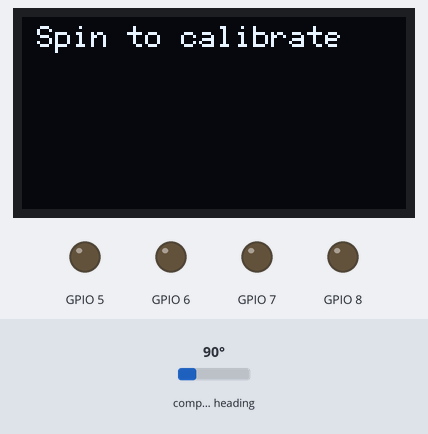
A program run on a simulated ESP32-C3. On the bench: 128×64 one-colour display, output pins drawn as LEDs (lit = HIGH). The inputs (shaded band) are chosen by the test bench; at power-on: compass heading 90°. WiFi joins after 1.5 s; servers stay silent unless stated; EEPROM starts erased; what the program prints to the serial monitor is not drawn.

Above: at 1.6 s.
At 3.7 s:
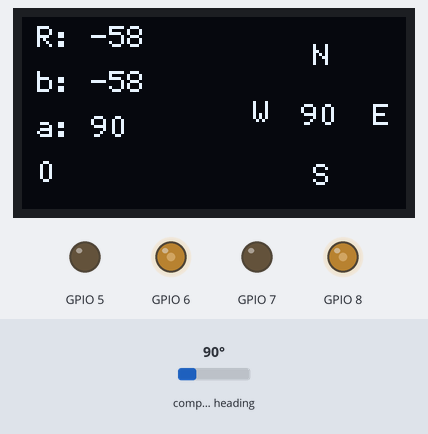
3.8 s: compass heading set to 87°
At 4.7 s:
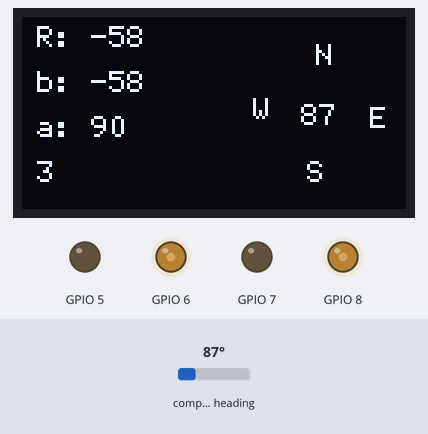
5.5 s: compass heading set to 79°
At 6.4 s:
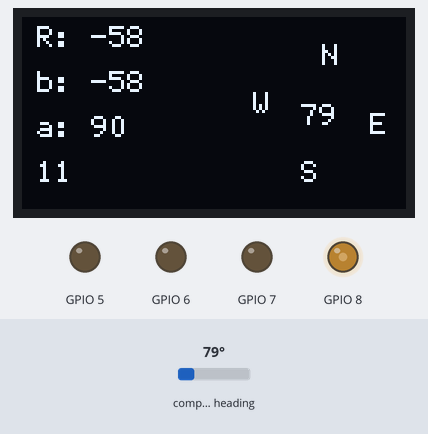
7.1 s: compass heading set to 180°
At 7.9 s:
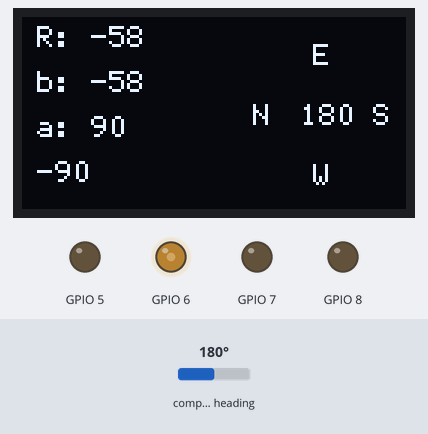
Timing chart, 0 to 10.1 s (numbered marks = the images above; inputs shaded):
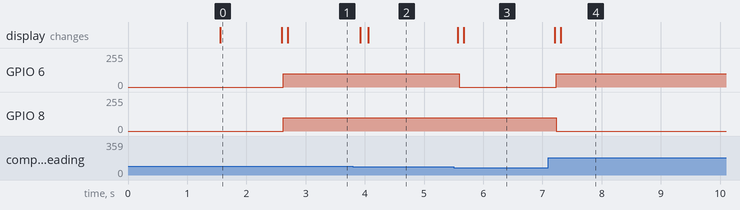

The program:

main.cpp
```cpp
#include <Arduino.h>
#include "display.h"
#include "Compass.h"
#include "Motor_control.h"
#include "detect_rssi.h"

Compass compass;
oled_display oled;
motor_driver xe;
detect_rssi rssi;
int target = 0;
int current_heading;
int best_rssi = -999;
int current_rssi;
int driff;
void setup()
{
    Serial.begin(115200);

    PinManager::init_i2c();
    oled.begin();
    xe.begin();
    rssi.begin();
    oled.notice();
    delay(1000);
    compass.begin();

    xe.stop();

}

void loop()
{

current_heading = compass.get_heading();
current_rssi = rssi.get_rssi();


oled.print(current_heading,current_rssi,best_rssi,target,driff);


if(current_rssi > best_rssi)
{
best_rssi = current_rssi;
target = current_heading;
if(best_rssi == 0)
{ best_rssi = -999;}

}
driff = (target - current_heading+540)%360-180;
Serial.print("driff: ");
Serial.println(driff);


if(driff > 5)
{
    xe.turn_right(100);
}

else if(driff< -5)
{
    xe.turn_left(100);
}
else
{
    xe.move_forward(100);
}


delay(50);


}
```

Compass.h
```cpp
//compass.h
#ifndef COMPASS_H
#define COMPASS_H

#include <Arduino.h>
#include <QMC5883LCompass.h>
#include <Preferences.h>
#include "pin_manager.h"


class Compass
{
private:
    QMC5883LCompass qmc5883l;
    Preferences memory;


public:
    float off_x, off_y, off_z;
    float scale_x, scale_y, scale_z;

    Compass();
    void begin();
    void start_calibrate();
    void save_data();
    void load_data();
    void check_calibrate();
    int get_heading();
    const char *store = "MyCompass_data"; // namespace Flash
    const char *key_used = "useCount";
    const char *key_flag = "calibrated";
};

#endif
```

Motor_control.h
```cpp
#ifndef MOTOR_DRIVER_H
#define MOTOR_DRIVER_H

#include <Arduino.h>
#include "pin_manager.h"

class motor_driver
{
    public:
        motor_driver();
        void begin();
        void move_forward(int speed);
        void move_backward(int speed);
        void turn_left(int speed);
        void turn_right(int speed);
        void stop();

};
#endif
```

detect_rssi.h
```cpp
//detect_rssi.h
#ifndef DETECT_RSSI_H
#define DETECT_RSSI_H
#include <Arduino.h>
#include <WiFi.h>
#include "kalman_filter.h"


class detect_rssi
{
    private:
    const char* ssid;
    const char* password;
    KalmanFilter rssi_filter;

    public:
    detect_rssi();
    void begin();
    long get_rssi();
    void stop();
};

#endif
```

display.h
```cpp
//display.h
#ifndef DISPLAY_H
#define DISPLAY_H

#include <U8g2lib.h>
#include <Arduino.h>
#include "pin_manager.h"

class oled_display {
private:
    U8G2_SSD1306_128X64_NONAME_F_HW_I2C u8g2;


public:
    oled_display();
    void begin();
    void clear();
    void draw_compass(int heading);

    void show_rssi(int rssi);
    void show_best_rssi(int best_rssi);
    void show_best_heading(int best_heading);
    void direction(int driff);
    void notice();
    void print(int heading, int rssi,int best_rssi, int best_heading,int driff);


};
#endif
```

kalman_filter.h
```cpp
#ifndef KALMAN_FILTER_H
#define KALMAN_FILTER_H

class KalmanFilter
{
private:
    float x; // estimate
    float p; // error estimate
    float r; // error measure
    float k; // kalman gain
    float a; //Hệ số làm mượt độ nhiễu cảm biến

public:
    KalmanFilter(float init_estimate = 0.0, float init_error_estimate = 1.0, float error_measure = 1.0, float alpha = 0.9);
    float update(float measurement);
    float getEstimate() const;
    float getErrorMeasure() const;
};

#endif
```

pin_manager.h
```cpp
#ifndef PIN_MANAGER_H
#define PIN_MANAGER_H
#include<Wire.h>
#include <HardwareSerial.h>

//  Cấu hình chân dùng chung
struct PinManager {
    // I2C cho QMC5883L + MPU6050 + OLED
    static const int SDA = 0;
    static const int SCL = 1;
    //motor
    static const int in1 = 8; //A+
    static const int in2 = 7; //A-

    static const int in3 = 6; // B+
    static const int in4 = 5; // B-

    //ld2410b
   static const int UART_TX = 21;
   static const int UART_RX = 20;


    static void init_i2c()
    {
        Wire.begin(SDA, SCL);
    }

};

#endif
```

Compass.cpp
```cpp
//compass.cpp
#include "Compass.h"

Compass::Compass() {}
void Compass::begin()
{

    qmc5883l.init();
    qmc5883l.setSmoothing(10, false);
    check_calibrate();
    qmc5883l.setCalibrationOffsets(off_x, off_y, off_z);
    qmc5883l.setCalibrationScales(scale_x, scale_y, scale_z);
}

void Compass::start_calibrate()
{
    qmc5883l.calibrate();
    off_x = qmc5883l.getCalibrationOffset(0);
    off_y = qmc5883l.getCalibrationOffset(1);
    off_z = qmc5883l.getCalibrationOffset(2);
    scale_x = qmc5883l.getCalibrationScale(0);
    scale_y = qmc5883l.getCalibrationScale(1);
    scale_z = qmc5883l.getCalibrationScale(2);
}

void Compass::save_data()
{
    memory.begin(store, false);
    memory.putFloat("off0", off_x);
    memory.putFloat("off1", off_y);
    memory.putFloat("off2", off_z);
    memory.putFloat("scale0", scale_x);
    memory.putFloat("scale1", scale_y);
    memory.putFloat("scale2", scale_z);
    memory.end();
    Serial.println("Success save calibrate ");
}

void Compass::load_data()
{
    memory.begin(store, true);
    off_x = memory.getFloat("off0");
    off_y = memory.getFloat("off1");
    off_z = memory.getFloat("off2");
    scale_x = memory.getFloat("scale0");
    scale_y = memory.getFloat("scale1");
    scale_z = memory.getFloat("scale2");
    memory.end();
}
void Compass::check_calibrate()
{
    memory.begin(store, false);
    bool isCalibrated = memory.getBool(key_flag, false);
    int useCount = memory.getInt(key_used, 0);

    if (!isCalibrated || useCount >= 3)
    {
        Serial.println("please move and wait to calibrate");
        start_calibrate();
        save_data();
        memory.putBool(key_flag, true);
        memory.putInt(key_used, 1);
        Serial.println("Finishing calibrate");
    }
    else
    {
        load_data();
        memory.putInt(key_used, useCount + 1);
        Serial.printf("Number of use: %d\n", useCount + 1);
    }
    memory.end();
}
int Compass::get_heading()
{
    qmc5883l.read();
    int azimuth = qmc5883l.getAzimuth();
    if (azimuth < 0)
    {
        azimuth += 360; // Chuyển đổi góc âm sang khoảng 180-359
    }
    Serial.print(" Azimuth : ");
    Serial.println(azimuth);
    return azimuth;
}
```

Motor_control.cpp
```cpp
#include "Motor_control.h"

motor_driver::motor_driver(){}

void motor_driver::begin()
{
    // Gán kênh PWM cho từng chân
    ledcSetup(0, 5000, 8); // kênh 0, tần số 5kHz, độ phân giải 8 bit
    ledcSetup(1, 5000, 8);
    ledcSetup(2, 5000, 8);
    ledcSetup(3, 5000, 8);

    ledcAttachPin(PinManager::in1, 0);
    ledcAttachPin(PinManager::in2, 1);
    ledcAttachPin(PinManager::in3, 2);
    ledcAttachPin(PinManager::in4, 3);

    stop(); // đảm bảo mức 0
}

void motor_driver::move_forward(int speed) {
    ledcWrite(0, speed); //A+
    ledcWrite(1, 0);
    ledcWrite(2, speed); //B+
    ledcWrite(3, 0);
}

void motor_driver::move_backward(int speed) {
    ledcWrite(0, 0);
    ledcWrite(1, speed);
    ledcWrite(2, 0);
    ledcWrite(3, speed);
}

void motor_driver::turn_left(int speed) {
    ledcWrite(0, 0);
    ledcWrite(1, 0);
    ledcWrite(2, speed); //B+
    ledcWrite(3, 0);

}

void motor_driver::turn_right(int speed) {
    ledcWrite(0, speed); //A+
    ledcWrite(1, 0);
    ledcWrite(2, 0);
    ledcWrite(3, 0);

}

void motor_driver::stop() {
    ledcWrite(0, 0);
    ledcWrite(1, 0);
    ledcWrite(2, 0);
    ledcWrite(3, 0);
}
```

detect_rssi.cpp
```cpp
// dectect_rssi.cpp
#include "detect_rssi.h"

detect_rssi::detect_rssi()
{
    ssid = "Huu Ngan 5G";
    password ="22222222H";
    rssi_filter = KalmanFilter(0.0, 1.0, 1.0, 0.95); // x, p , r, a
}
void detect_rssi::begin()
{
    WiFi.begin(ssid, password);
    Serial.println("Connecting to WiFi");
    int attempt = 0;
    while (WiFi.status() != WL_CONNECTED && attempt < 20)
    {
        delay(500);
        Serial.print(".");
        attempt++;
    }
    Serial.println("Connected to WiFi");
}

long detect_rssi::get_rssi()
{
    /*
    // filter
    long rssi_raw = WiFi.RSSI();


    long rssi = rssi_filter.update(rssi_raw);
    */
   // none filter
   long rssi = WiFi.RSSI();


    Serial.print("RSSI: ");
    Serial.print(rssi);
    Serial.println(" dBm");
    return rssi;
}

void detect_rssi::stop()
{
    WiFi.disconnect();
}
```

display.cpp
```cpp
//display.cpp
#include "display.h"
#include <math.h>

oled_display::oled_display()
    : u8g2(U8G2_R0, /* reset=*/ U8X8_PIN_NONE) {}


void oled_display::begin() {
    u8g2.begin();
    u8g2.setFont(u8g2_font_6x12_tr);
}

void oled_display::clear() {
    u8g2.clearBuffer();
    u8g2.sendBuffer();
}

void oled_display::print(int heading, int rssi ,int best_rssi, int best_heading,int driff)
{

    draw_compass(heading);
    show_rssi(rssi);
    show_best_rssi(best_rssi);
    show_best_heading(best_heading);
    direction(driff);
    u8g2.sendBuffer();
}


void oled_display::draw_compass(int heading) {
    const int cx = 100;  // Tâm màn hình OLED
    const int cy = 32;
    const int r = 20;   // Bán kính vòng tròn

    // Xóa màn hình
    u8g2.clearBuffer();

     char buffer[10];
    snprintf(buffer, sizeof(buffer),"%d", heading);
    u8g2.drawStr(cx-7, cy + 4, buffer);

    // Các ký hiệu và góc gốc
    const char* labels[4] = {"N", "E", "S", "W"};
    const int base_angles[4] = {0, 90, 180, 270};

    for (int i = 0; i < 4; i++) {
        float angle_deg = base_angles[i] - heading;
        float angle_rad = angle_deg * PI / 180.0;

        int x = cx + r * cos(angle_rad);
        int y = cy + r * sin(angle_rad);

        // Điều chỉnh vị trí chữ cho đẹp
        u8g2.drawStr(x - 3, y + 4, labels[i]);


    }


}


void oled_display::show_rssi(int rssi)
{
    //u8g2.clearBuffer();
    char buffer[10];
    snprintf(buffer, sizeof(buffer),"R: %d", rssi);
    u8g2.drawStr(5, 10, buffer);

}

void oled_display::show_best_rssi(int best_rssi)
{
    //u8g2.clearBuffer();
    char buffer[10];
    snprintf(buffer, sizeof(buffer),"b: %d", best_rssi);
    u8g2.drawStr(5, 25, buffer);

}

void oled_display::show_best_heading(int best_heading)
{
    //u8g2.clearBuffer();
    char buffer[10];
    snprintf(buffer, sizeof(buffer),"a: %d", best_heading);
    u8g2.drawStr(5, 40, buffer);

}

void oled_display::direction(int driff)
{

    char buffer[10];
    snprintf(buffer, sizeof(buffer),"%d", driff);
    u8g2.drawStr(5, 55, buffer);
    u8g2.sendBuffer();
}

void oled_display::notice()
{
    u8g2.clearBuffer();
     char buffer[20];
    snprintf(buffer, sizeof(buffer), "Spin to calibrate");
    u8g2.drawStr(5, 10, buffer);
  u8g2.sendBuffer();

}
```

kalman_filter.cpp
```cpp
#include "kalman_filter.h"
#include <cmath>

KalmanFilter::KalmanFilter(float init_estimate, float init_error_estimate, float init_error_measure, float alpha) {
    x = init_estimate;
    p = init_error_estimate;
    r = init_error_measure;
    a = alpha;
}
float KalmanFilter::update(float measurement) {
    // Tính sai số giữa đo và dự đoán
    float residual = fabs(measurement - x); // lấy số dương

    // Cập nhật độ nhiễu cảm biến một cách mượt mà
    r = a * r + (1 - a) * residual;

    // Tính Kalman Gain
    k = p / (p + r);

    // Cập nhật giá trị ước lượng
    x = x + k * (measurement - x);

    // Cập nhật độ tin cậy của ước lượng
    p = (1 - k) * p;

    return x;
}

float KalmanFilter::getEstimate() const {
    return x;
}

float KalmanFilter::getErrorMeasure() const {
    return p;
}
```

Measured:
- the behaviour switches between 85 and 84° on compass heading (found by bisection; images 2 and 3)
- after the input at 3.8 s, the display: first changes after 0.13 s (image 2 shows a later state)
- after the input at 5.5 s, GPIO 6: 100/255 → 0/255 after 0.09 s; the display: first changes after 0.07 s (image 3 shows a later state)
- after the input at 7.1 s, GPIO 6: 0/255 → 100/255 after 0.13 s; GPIO 8: 100/255 → 0/255 after 0.13 s; the display: first changes after 0.11 s (image 4 shows a later state)
- what the display in image 0 shows lasts 1.0 s, from 1.6 s to 2.6 s
